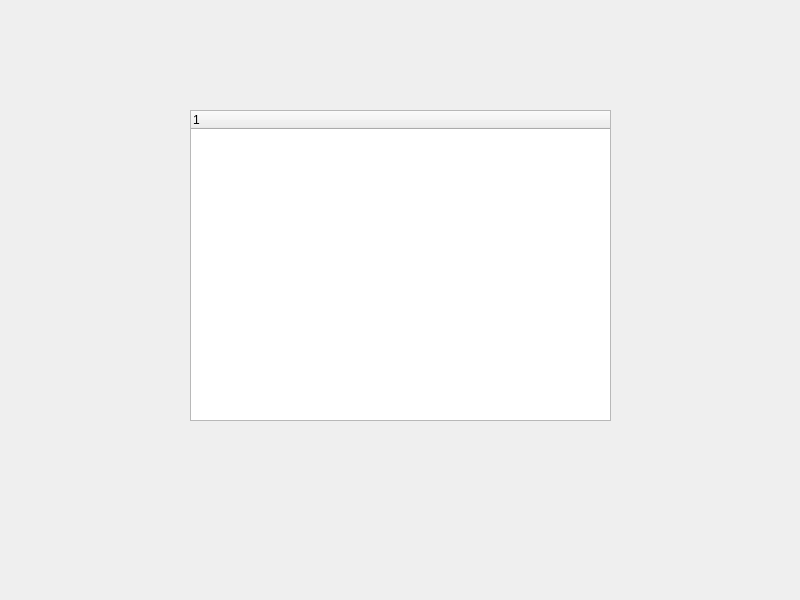
<?xml version="1.0" encoding="UTF-8"?>
<ui version="4.0">
 <class>Widget</class>
 <widget class="QWidget" name="Widget">
  <property name="geometry">
   <rect>
    <x>0</x>
    <y>0</y>
    <width>800</width>
    <height>600</height>
   </rect>
  </property>
  <property name="windowTitle">
   <string>Widget</string>
  </property>
  <widget class="QTreeWidget" name="treeWidget">
   <property name="geometry">
    <rect>
     <x>190</x>
     <y>110</y>
     <width>421</width>
     <height>311</height>
    </rect>
   </property>
  </widget>
 </widget>
 <resources/>
 <connections/>
</ui>
